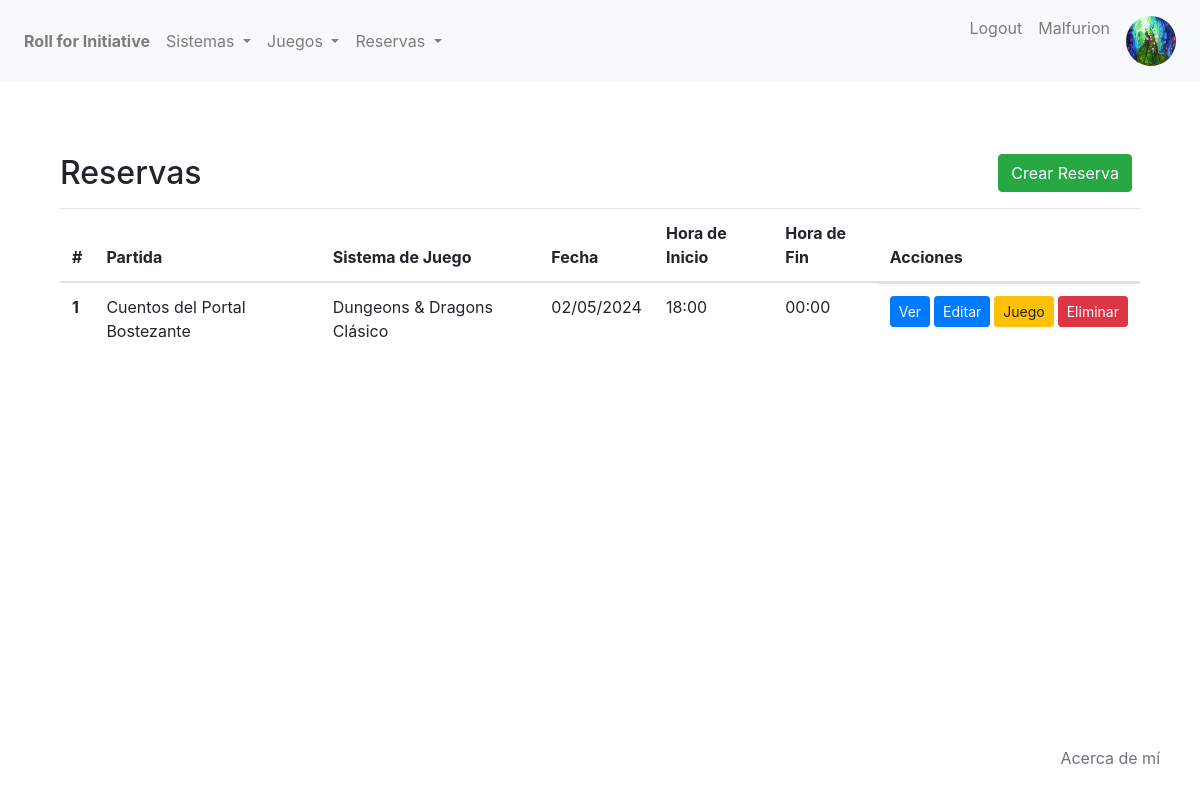
Screenshot of /partidas/reserva/list/ (signed in) with the database file from the repository.
### partidas/models.py (models this page shows, shortened)
class Avatar(models.Model):
    user = models.OneToOneField(User, on_delete=models.CASCADE, related_name="avatar")
    image = models.ImageField(upload_to="avatars/")

class Reserva(models.Model):
    jugador = models.ForeignKey(User, null=True, on_delete=models.SET_NULL)
    juego = models.ForeignKey(Juego, on_delete=models.CASCADE, related_name='reservas')
    raza = models.CharField(max_length=50)
    clase = models.CharField(max_length=50)
    experiencia = models.BooleanField(default=True)
    descripcion = models.TextField(max_length=500)

class Juego(models.Model):
    nombre = models.CharField(max_length=250)
    disponible = models.BooleanField(default=True)
    numero_de_jugadores = models.IntegerField()
    sistema_de_juego = models.ForeignKey(Sistema, on_delete=models.CASCADE, related_name='sistema_de_juego')
    descripcion = models.TextField(blank=True, null=True)
    fecha = models.DateField(default=timezone.now)
    hora_inicio = models.TimeField(default=timezone.now().replace(second=0, microsecond=0))
    hora_fin = models.TimeField(default=timezone.now().replace(second=0, microsecond=0))

class Sistema(models.Model):
    nombre = models.CharField(max_length=100)
    dado = models.CharField(
        max_length=6,
        choices=Dado.choices,
        default=Dado.D20
        )
    base = models.CharField(
        max_length=6,
        choices=Base.choices,
        default=Base.DND5E
        )
    descripcion = models.CharField(max_length=500)
    def __str__(self):
        return f"{self.nombre}"

### partidas/views.py (the view)
# urls.py: path("reserva/list/", ReservaListView.as_view(), name="reserva-list"),
class ReservaListView(LoginRequiredMixin, ListView):
    model = Reserva
    template_name = "partidas/vbc/reserva-list.html"
    context_object_name = "todas_las_reservas"
    def get_queryset(self):
        return Reserva.objects.filter(jugador=self.request.user)

### partidas/templates/partidas/vbc/reserva-list.html (shortened to what this page needs)
{% extends 'partidas/base.html' %}
{% block content %}
<section class="py-5">
    <div class="container">
        <div class="d-flex justify-content-between align-items-center mb-3">
            <div>
                <h2 class="mb-0">Reservas</h2>
            </div>
            <div>
                <a href="{% url 'reserva-create' %}" class="btn btn-success mr-2">Crear Reserva</a>
            </div>
        </div>
        <table class="table">
            <thead>
                <tr>
                    <th scope="col">#</th>
                    <th scope="col">Partida</th>
                    <th scope="col">Sistema de Juego</th>
                    <th scope="col">Fecha</th>
                    <th scope="col">Hora de Inicio</th>
                    <th scope="col">Hora de Fin</th>
                    <th scope="col">Acciones</th>
                </tr>
            </thead>
            <tbody>
                {% if todas_las_reservas %}
                {% for reserva in todas_las_reservas %}
                <tr>
                    <th scope="row">{{ forloop.counter }}</th>
                    <td>{{ reserva.juego.nombre }}</td>
                    <td>{{ reserva.juego.sistema_de_juego }}</td>
                    <td>{{ reserva.juego.fecha|date:"d/m/Y" }}</td>
                    <td>{{ reserva.juego.hora_inicio|time:"H:i" }}</td>
                    <td>{{ reserva.juego.hora_fin|time:"H:i" }}</td>
                    <td class="d-flex align-items-center">
                        <a href="{% url 'reserva-detail' reserva.id %}" class="btn btn-primary btn-sm mr-1">Ver</a>
                        <a href="{% url 'reserva-update' reserva.id %}" class="btn btn-primary btn-sm mr-1">Editar</a>
                        <a href="{% url 'juego-detail' reserva.juego.id %}" class="btn btn-warning btn-sm mr-1">Juego</a>
                        <a href="{% url 'reserva-delete' reserva.id %}" class="btn btn-danger btn-sm">Eliminar</a>
                    </td>
                    {% endfor %}
                </tr>
                {% else %}
                <tr>
                    <td colspan="7">No hay Reservas.</td>
                </tr>
                {% endif %}
            </tbody>
        </table>
    </div>
</section>
{% endblock %}

### partidas/templates/partidas/base.html (shortened to what this page needs)
{% load static %}
<!DOCTYPE html>
<html lang="en">
<head>
    <link rel="stylesheet" href="{% static 'partidas/css/bootstrap.css' %}">
</head>
<body>
    <nav class="navbar navbar-expand-lg navbar-light bg-light">
        <div class="collapse navbar-collapse" id="navbarNav">
            <ul class="navbar-nav">
                <li class="nav-item">
                    <a class="nav-link font-weight-bold" href="{% url 'home' %}">Roll for Initiative</a>
                </li>
                {% if user.is_authenticated %}
                <li class="nav-item dropdown">
                    <a class="nav-link dropdown-toggle" href="#" id="navbarDropdownMenuLinkSistema" role="button" data-toggle="dropdown" aria-haspopup="true" aria-expanded="false">
                        Sistemas
                    </a>
                </li>
                <li class="nav-item dropdown">
                    <a class="nav-link dropdown-toggle" href="#" id="navbarDropdownMenuLinkJuego" role="button" data-toggle="dropdown" aria-haspopup="true" aria-expanded="false">
                        Juegos
                    </a>
                </li>
                <li class="nav-item dropdown">
                    <a class="nav-link dropdown-toggle" href="#" id="navbarDropdownMenuLinkReserva" role="button" data-toggle="dropdown" aria-haspopup="true" aria-expanded="false">
                        Reservas
                    </a>
                </li>
                {% endif %}
            </ul>
            <ul class="navbar-nav ml-auto">
                {% if user.is_authenticated %}
                    <li class="nav-item">
                        <a class="nav-link" href="{% url 'logout' %}">Logout</a>
                    </li>
                    <li class="nav-item">
                        <a class="nav-link" href="{% url 'editar-perfil' %}">{{ user }}</a>
                    </li>
                    <li class="nav-item">
                        {% if user.avatar.image %}
                        <a href="{% url 'avatar-add' %}" class="nav-link d-inline-flex align-items-center">
                            <img src="{{ user.avatar.image.url }}" alt="Avatar" style="height: 50px; width: 50px; border-radius: 50%;">
                        </a>
                        {% else %}
                        <li class="nav-item">
                            <a href="{% url 'avatar-add' %}" class="nav-link">Añadir Avatar</a>
                        </li>
                        {% endif %}
                    </li>
                {% endif %}
                <li>
                    <a href="{% url 'about' %}" class="about-btn">Acerca de mí</a>
                </li>
            </ul>
        </div>
    </nav>
    <div class="container mt-4">
        {% block content %}{% endblock content %}
    </div>
</body>
</html>

### partidas/templates/partidas/base.html (style rules this page uses)
.about-btn { position: fixed; bottom: 20px; right: 20px; z-index: 9999; color: #6c757d; padding: 10px 20px; border-radius: 5px; cursor: pointer; }

### rows the page displays
Reserva: juego.nombre "Cuentos del Portal Bostezante", juego.sistema_de_juego "Dungeons & Dragons Clásico", juego.fecha "02/05/2024", juego.hora_inicio "18:00", juego.hora_fin "00:00"

### other values shown
{{ user }} "Malfurion"
